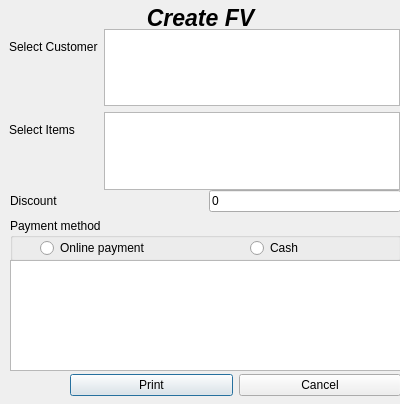
<?xml version="1.0" encoding="UTF-8"?>
<ui version="4.0">
 <class>CreateFVDialog</class>
 <widget class="QDialog" name="CreateFVDialog">
  <property name="geometry">
   <rect>
    <x>0</x>
    <y>0</y>
    <width>400</width>
    <height>404</height>
   </rect>
  </property>
  <property name="windowTitle">
   <string>Dialog</string>
  </property>
  <widget class="QWidget" name="verticalLayoutWidget">
   <property name="geometry">
    <rect>
     <x>0</x>
     <y>0</y>
     <width>401</width>
     <height>35</height>
    </rect>
   </property>
   <layout class="QVBoxLayout" name="verticalLayout">
    <item>
     <widget class="QLabel" name="label">
      <property name="font">
       <font>
        <pointsize>17</pointsize>
        <italic>true</italic>
        <bold>true</bold>
       </font>
      </property>
      <property name="text">
       <string>Create FV</string>
      </property>
      <property name="alignment">
       <set>Qt::AlignCenter</set>
      </property>
     </widget>
    </item>
   </layout>
  </widget>
  <widget class="QWidget" name="gridLayoutWidget">
   <property name="geometry">
    <rect>
     <x>9</x>
     <y>29</y>
     <width>391</width>
     <height>161</height>
    </rect>
   </property>
   <layout class="QGridLayout" name="gridSelCustm">
    <item row="1" column="1">
     <widget class="QListView" name="ListViewItem"/>
    </item>
    <item row="0" column="1">
     <widget class="QListView" name="LstCustomers"/>
    </item>
    <item row="0" column="0">
     <layout class="QVBoxLayout" name="verticalLayout_3">
      <item>
       <widget class="QLabel" name="label_2">
        <property name="text">
         <string>Select Customer</string>
        </property>
       </widget>
      </item>
      <item>
       <widget class="QLabel" name="LblCustErr">
        <property name="palette">
         <palette>
          <active>
           <colorrole role="WindowText">
            <brush brushstyle="SolidPattern">
             <color alpha="255">
              <red>255</red>
              <green>0</green>
              <blue>0</blue>
             </color>
            </brush>
           </colorrole>
           <colorrole role="Button">
            <brush brushstyle="SolidPattern">
             <color alpha="255">
              <red>240</red>
              <green>240</green>
              <blue>240</blue>
             </color>
            </brush>
           </colorrole>
           <colorrole role="Light">
            <brush brushstyle="SolidPattern">
             <color alpha="255">
              <red>255</red>
              <green>255</green>
              <blue>255</blue>
             </color>
            </brush>
           </colorrole>
           <colorrole role="Midlight">
            <brush brushstyle="SolidPattern">
             <color alpha="255">
              <red>227</red>
              <green>227</green>
              <blue>227</blue>
             </color>
            </brush>
           </colorrole>
           <colorrole role="Dark">
            <brush brushstyle="SolidPattern">
             <color alpha="255">
              <red>160</red>
              <green>160</green>
              <blue>160</blue>
             </color>
            </brush>
           </colorrole>
           <colorrole role="Mid">
            <brush brushstyle="SolidPattern">
             <color alpha="255">
              <red>160</red>
              <green>160</green>
              <blue>160</blue>
             </color>
            </brush>
           </colorrole>
           <colorrole role="Text">
            <brush brushstyle="SolidPattern">
             <color alpha="255">
              <red>0</red>
              <green>0</green>
              <blue>0</blue>
             </color>
            </brush>
           </colorrole>
           <colorrole role="BrightText">
            <brush brushstyle="SolidPattern">
             <color alpha="255">
              <red>255</red>
              <green>255</green>
              <blue>255</blue>
             </color>
            </brush>
           </colorrole>
           <colorrole role="ButtonText">
            <brush brushstyle="SolidPattern">
             <color alpha="255">
              <red>0</red>
              <green>0</green>
              <blue>0</blue>
             </color>
            </brush>
           </colorrole>
           <colorrole role="Base">
            <brush brushstyle="SolidPattern">
             <color alpha="255">
              <red>255</red>
              <green>255</green>
              <blue>255</blue>
             </color>
            </brush>
           </colorrole>
           <colorrole role="Window">
            <brush brushstyle="SolidPattern">
             <color alpha="255">
              <red>240</red>
              <green>240</green>
              <blue>240</blue>
             </color>
            </brush>
           </colorrole>
           <colorrole role="Shadow">
            <brush brushstyle="SolidPattern">
             <color alpha="255">
              <red>105</red>
              <green>105</green>
              <blue>105</blue>
             </color>
            </brush>
           </colorrole>
           <colorrole role="Highlight">
            <brush brushstyle="SolidPattern">
             <color alpha="255">
              <red>0</red>
              <green>120</green>
              <blue>215</blue>
             </color>
            </brush>
           </colorrole>
           <colorrole role="HighlightedText">
            <brush brushstyle="SolidPattern">
             <color alpha="255">
              <red>255</red>
              <green>255</green>
              <blue>255</blue>
             </color>
            </brush>
           </colorrole>
           <colorrole role="Link">
            <brush brushstyle="SolidPattern">
             <color alpha="255">
              <red>0</red>
              <green>0</green>
              <blue>255</blue>
             </color>
            </brush>
           </colorrole>
           <colorrole role="LinkVisited">
            <brush brushstyle="SolidPattern">
             <color alpha="255">
              <red>255</red>
              <green>0</green>
              <blue>255</blue>
             </color>
            </brush>
           </colorrole>
           <colorrole role="AlternateBase">
            <brush brushstyle="SolidPattern">
             <color alpha="255">
              <red>245</red>
              <green>245</green>
              <blue>245</blue>
             </color>
            </brush>
           </colorrole>
           <colorrole role="NoRole">
            <brush brushstyle="SolidPattern">
             <color alpha="255">
              <red>0</red>
              <green>0</green>
              <blue>0</blue>
             </color>
            </brush>
           </colorrole>
           <colorrole role="ToolTipBase">
            <brush brushstyle="SolidPattern">
             <color alpha="255">
              <red>255</red>
              <green>255</green>
              <blue>220</blue>
             </color>
            </brush>
           </colorrole>
           <colorrole role="ToolTipText">
            <brush brushstyle="SolidPattern">
             <color alpha="255">
              <red>0</red>
              <green>0</green>
              <blue>0</blue>
             </color>
            </brush>
           </colorrole>
           <colorrole role="PlaceholderText">
            <brush brushstyle="SolidPattern">
             <color alpha="128">
              <red>0</red>
              <green>0</green>
              <blue>0</blue>
             </color>
            </brush>
           </colorrole>
          </active>
          <inactive>
           <colorrole role="WindowText">
            <brush brushstyle="SolidPattern">
             <color alpha="255">
              <red>0</red>
              <green>0</green>
              <blue>0</blue>
             </color>
            </brush>
           </colorrole>
           <colorrole role="Button">
            <brush brushstyle="SolidPattern">
             <color alpha="255">
              <red>240</red>
              <green>240</green>
              <blue>240</blue>
             </color>
            </brush>
           </colorrole>
           <colorrole role="Light">
            <brush brushstyle="SolidPattern">
             <color alpha="255">
              <red>255</red>
              <green>255</green>
              <blue>255</blue>
             </color>
            </brush>
           </colorrole>
           <colorrole role="Midlight">
            <brush brushstyle="SolidPattern">
             <color alpha="255">
              <red>227</red>
              <green>227</green>
              <blue>227</blue>
             </color>
            </brush>
           </colorrole>
           <colorrole role="Dark">
            <brush brushstyle="SolidPattern">
             <color alpha="255">
              <red>160</red>
              <green>160</green>
              <blue>160</blue>
             </color>
            </brush>
           </colorrole>
           <colorrole role="Mid">
            <brush brushstyle="SolidPattern">
             <color alpha="255">
              <red>160</red>
              <green>160</green>
              <blue>160</blue>
             </color>
            </brush>
           </colorrole>
           <colorrole role="Text">
            <brush brushstyle="SolidPattern">
             <color alpha="255">
              <red>0</red>
              <green>0</green>
              <blue>0</blue>
             </color>
            </brush>
           </colorrole>
           <colorrole role="BrightText">
            <brush brushstyle="SolidPattern">
             <color alpha="255">
              <red>255</red>
              <green>255</green>
              <blue>255</blue>
             </color>
            </brush>
           </colorrole>
           <colorrole role="ButtonText">
            <brush brushstyle="SolidPattern">
             <color alpha="255">
              <red>0</red>
              <green>0</green>
              <blue>0</blue>
             </color>
            </brush>
           </colorrole>
           <colorrole role="Base">
            <brush brushstyle="SolidPattern">
             <color alpha="255">
              <red>255</red>
              <green>255</green>
              <blue>255</blue>
             </color>
            </brush>
           </colorrole>
           <colorrole role="Window">
            <brush brushstyle="SolidPattern">
             <color alpha="255">
              <red>240</red>
              <green>240</green>
              <blue>240</blue>
             </color>
            </brush>
           </colorrole>
           <colorrole role="Shadow">
            <brush brushstyle="SolidPattern">
             <color alpha="255">
              <red>105</red>
              <green>105</green>
              <blue>105</blue>
             </color>
            </brush>
           </colorrole>
           <colorrole role="Highlight">
            <brush brushstyle="SolidPattern">
             <color alpha="255">
              <red>240</red>
              <green>240</green>
              <blue>240</blue>
             </color>
            </brush>
           </colorrole>
           <colorrole role="HighlightedText">
            <brush brushstyle="SolidPattern">
             <color alpha="255">
              <red>0</red>
              <green>0</green>
              <blue>0</blue>
             </color>
            </brush>
           </colorrole>
           <colorrole role="Link">
            <brush brushstyle="SolidPattern">
             <color alpha="255">
              <red>0</red>
              <green>0</green>
              <blue>255</blue>
             </color>
            </brush>
           </colorrole>
           <colorrole role="LinkVisited">
            <brush brushstyle="SolidPattern">
             <color alpha="255">
              <red>255</red>
              <green>0</green>
              <blue>255</blue>
             </color>
            </brush>
           </colorrole>
           <colorrole role="AlternateBase">
            <brush brushstyle="SolidPattern">
             <color alpha="255">
              <red>245</red>
              <green>245</green>
              <blue>245</blue>
             </color>
            </brush>
           </colorrole>
           <colorrole role="NoRole">
            <brush brushstyle="NoBrush">
             <color alpha="255">
              <red>0</red>
              <green>0</green>
              <blue>0</blue>
             </color>
            </brush>
           </colorrole>
           <colorrole role="ToolTipBase">
            <brush brushstyle="SolidPattern">
             <color alpha="255">
              <red>255</red>
              <green>255</green>
              <blue>220</blue>
             </color>
            </brush>
           </colorrole>
           <colorrole role="ToolTipText">
            <brush brushstyle="SolidPattern">
             <color alpha="255">
              <red>0</red>
              <green>0</green>
              <blue>0</blue>
             </color>
            </brush>
           </colorrole>
           <colorrole role="PlaceholderText">
            <brush brushstyle="SolidPattern">
             <color alpha="128">
              <red>0</red>
              <green>0</green>
              <blue>0</blue>
             </color>
            </brush>
           </colorrole>
          </inactive>
          <disabled>
           <colorrole role="WindowText">
            <brush brushstyle="SolidPattern">
             <color alpha="255">
              <red>120</red>
              <green>120</green>
              <blue>120</blue>
             </color>
            </brush>
           </colorrole>
           <colorrole role="Button">
            <brush brushstyle="SolidPattern">
             <color alpha="255">
              <red>240</red>
              <green>240</green>
              <blue>240</blue>
             </color>
            </brush>
           </colorrole>
           <colorrole role="Light">
            <brush brushstyle="SolidPattern">
             <color alpha="255">
              <red>255</red>
              <green>255</green>
              <blue>255</blue>
             </color>
            </brush>
           </colorrole>
           <colorrole role="Midlight">
            <brush brushstyle="SolidPattern">
             <color alpha="255">
              <red>247</red>
              <green>247</green>
              <blue>247</blue>
             </color>
            </brush>
           </colorrole>
           <colorrole role="Dark">
            <brush brushstyle="SolidPattern">
             <color alpha="255">
              <red>160</red>
              <green>160</green>
              <blue>160</blue>
             </color>
            </brush>
           </colorrole>
           <colorrole role="Mid">
            <brush brushstyle="SolidPattern">
             <color alpha="255">
              <red>160</red>
              <green>160</green>
              <blue>160</blue>
             </color>
            </brush>
           </colorrole>
           <colorrole role="Text">
            <brush brushstyle="SolidPattern">
             <color alpha="255">
              <red>120</red>
              <green>120</green>
              <blue>120</blue>
             </color>
            </brush>
           </colorrole>
           <colorrole role="BrightText">
            <brush brushstyle="SolidPattern">
             <color alpha="255">
              <red>255</red>
              <green>255</green>
              <blue>255</blue>
             </color>
            </brush>
           </colorrole>
           <colorrole role="ButtonText">
            <brush brushstyle="SolidPattern">
             <color alpha="255">
              <red>120</red>
              <green>120</green>
              <blue>120</blue>
             </color>
            </brush>
           </colorrole>
           <colorrole role="Base">
            <brush brushstyle="SolidPattern">
             <color alpha="255">
              <red>240</red>
              <green>240</green>
              <blue>240</blue>
             </color>
            </brush>
           </colorrole>
           <colorrole role="Window">
            <brush brushstyle="SolidPattern">
             <color alpha="255">
              <red>240</red>
              <green>240</green>
              <blue>240</blue>
             </color>
            </brush>
           </colorrole>
           <colorrole role="Shadow">
            <brush brushstyle="SolidPattern">
             <color alpha="255">
              <red>0</red>
              <green>0</green>
              <blue>0</blue>
             </color>
            </brush>
           </colorrole>
           <colorrole role="Highlight">
            <brush brushstyle="SolidPattern">
             <color alpha="255">
              <red>0</red>
              <green>120</green>
              <blue>215</blue>
             </color>
            </brush>
           </colorrole>
           <colorrole role="HighlightedText">
            <brush brushstyle="SolidPattern">
             <color alpha="255">
              <red>255</red>
              <green>255</green>
              <blue>255</blue>
             </color>
            </brush>
           </colorrole>
           <colorrole role="Link">
            <brush brushstyle="SolidPattern">
             <color alpha="255">
              <red>0</red>
              <green>0</green>
              <blue>255</blue>
             </color>
            </brush>
           </colorrole>
           <colorrole role="LinkVisited">
            <brush brushstyle="SolidPattern">
             <color alpha="255">
              <red>255</red>
              <green>0</green>
              <blue>255</blue>
             </color>
            </brush>
           </colorrole>
           <colorrole role="AlternateBase">
            <brush brushstyle="SolidPattern">
             <color alpha="255">
              <red>245</red>
              <green>245</green>
              <blue>245</blue>
             </color>
            </brush>
           </colorrole>
           <colorrole role="NoRole">
            <brush brushstyle="NoBrush">
             <color alpha="255">
              <red>0</red>
              <green>0</green>
              <blue>0</blue>
             </color>
            </brush>
           </colorrole>
           <colorrole role="ToolTipBase">
            <brush brushstyle="SolidPattern">
             <color alpha="255">
              <red>255</red>
              <green>255</green>
              <blue>220</blue>
             </color>
            </brush>
           </colorrole>
           <colorrole role="ToolTipText">
            <brush brushstyle="SolidPattern">
             <color alpha="255">
              <red>0</red>
              <green>0</green>
              <blue>0</blue>
             </color>
            </brush>
           </colorrole>
           <colorrole role="PlaceholderText">
            <brush brushstyle="SolidPattern">
             <color alpha="128">
              <red>0</red>
              <green>0</green>
              <blue>0</blue>
             </color>
            </brush>
           </colorrole>
          </disabled>
         </palette>
        </property>
        <property name="text">
         <string/>
        </property>
       </widget>
      </item>
     </layout>
    </item>
    <item row="1" column="0">
     <layout class="QVBoxLayout" name="verticalLayout_4">
      <item>
       <widget class="QLabel" name="label_3">
        <property name="text">
         <string>Select Items</string>
        </property>
       </widget>
      </item>
      <item>
       <widget class="QLabel" name="LblItemErr">
        <property name="palette">
         <palette>
          <active>
           <colorrole role="WindowText">
            <brush brushstyle="SolidPattern">
             <color alpha="255">
              <red>255</red>
              <green>0</green>
              <blue>0</blue>
             </color>
            </brush>
           </colorrole>
           <colorrole role="Button">
            <brush brushstyle="SolidPattern">
             <color alpha="255">
              <red>240</red>
              <green>240</green>
              <blue>240</blue>
             </color>
            </brush>
           </colorrole>
           <colorrole role="Light">
            <brush brushstyle="SolidPattern">
             <color alpha="255">
              <red>255</red>
              <green>255</green>
              <blue>255</blue>
             </color>
            </brush>
           </colorrole>
           <colorrole role="Midlight">
            <brush brushstyle="SolidPattern">
             <color alpha="255">
              <red>227</red>
              <green>227</green>
              <blue>227</blue>
             </color>
            </brush>
           </colorrole>
           <colorrole role="Dark">
            <brush brushstyle="SolidPattern">
             <color alpha="255">
              <red>160</red>
              <green>160</green>
              <blue>160</blue>
             </color>
            </brush>
           </colorrole>
           <colorrole role="Mid">
            <brush brushstyle="SolidPattern">
             <color alpha="255">
              <red>160</red>
              <green>160</green>
              <blue>160</blue>
             </color>
            </brush>
           </colorrole>
           <colorrole role="Text">
            <brush brushstyle="SolidPattern">
             <color alpha="255">
              <red>255</red>
              <green>0</green>
              <blue>0</blue>
             </color>
            </brush>
           </colorrole>
           <colorrole role="BrightText">
            <brush brushstyle="SolidPattern">
             <color alpha="255">
              <red>255</red>
              <green>255</green>
              <blue>255</blue>
             </color>
            </brush>
           </colorrole>
           <colorrole role="ButtonText">
            <brush brushstyle="SolidPattern">
             <color alpha="255">
              <red>255</red>
              <green>0</green>
              <blue>0</blue>
             </color>
            </brush>
           </colorrole>
           <colorrole role="Base">
            <brush brushstyle="SolidPattern">
             <color alpha="255">
              <red>255</red>
              <green>255</green>
              <blue>255</blue>
             </color>
            </brush>
           </colorrole>
           <colorrole role="Window">
            <brush brushstyle="SolidPattern">
             <color alpha="255">
              <red>240</red>
              <green>240</green>
              <blue>240</blue>
             </color>
            </brush>
           </colorrole>
           <colorrole role="Shadow">
            <brush brushstyle="SolidPattern">
             <color alpha="255">
              <red>105</red>
              <green>105</green>
              <blue>105</blue>
             </color>
            </brush>
           </colorrole>
           <colorrole role="Highlight">
            <brush brushstyle="SolidPattern">
             <color alpha="255">
              <red>0</red>
              <green>120</green>
              <blue>215</blue>
             </color>
            </brush>
           </colorrole>
           <colorrole role="HighlightedText">
            <brush brushstyle="SolidPattern">
             <color alpha="255">
              <red>255</red>
              <green>255</green>
              <blue>255</blue>
             </color>
            </brush>
           </colorrole>
           <colorrole role="Link">
            <brush brushstyle="SolidPattern">
             <color alpha="255">
              <red>0</red>
              <green>0</green>
              <blue>255</blue>
             </color>
            </brush>
           </colorrole>
           <colorrole role="LinkVisited">
            <brush brushstyle="SolidPattern">
             <color alpha="255">
              <red>255</red>
              <green>0</green>
              <blue>255</blue>
             </color>
            </brush>
           </colorrole>
           <colorrole role="AlternateBase">
            <brush brushstyle="SolidPattern">
             <color alpha="255">
              <red>245</red>
              <green>245</green>
              <blue>245</blue>
             </color>
            </brush>
           </colorrole>
           <colorrole role="NoRole">
            <brush brushstyle="SolidPattern">
             <color alpha="255">
              <red>0</red>
              <green>0</green>
              <blue>0</blue>
             </color>
            </brush>
           </colorrole>
           <colorrole role="ToolTipBase">
            <brush brushstyle="SolidPattern">
             <color alpha="255">
              <red>255</red>
              <green>255</green>
              <blue>220</blue>
             </color>
            </brush>
           </colorrole>
           <colorrole role="ToolTipText">
            <brush brushstyle="SolidPattern">
             <color alpha="255">
              <red>0</red>
              <green>0</green>
              <blue>0</blue>
             </color>
            </brush>
           </colorrole>
           <colorrole role="PlaceholderText">
            <brush brushstyle="SolidPattern">
             <color alpha="128">
              <red>0</red>
              <green>0</green>
              <blue>0</blue>
             </color>
            </brush>
           </colorrole>
          </active>
          <inactive>
           <colorrole role="WindowText">
            <brush brushstyle="SolidPattern">
             <color alpha="255">
              <red>0</red>
              <green>0</green>
              <blue>0</blue>
             </color>
            </brush>
           </colorrole>
           <colorrole role="Button">
            <brush brushstyle="SolidPattern">
             <color alpha="255">
              <red>240</red>
              <green>240</green>
              <blue>240</blue>
             </color>
            </brush>
           </colorrole>
           <colorrole role="Light">
            <brush brushstyle="SolidPattern">
             <color alpha="255">
              <red>255</red>
              <green>255</green>
              <blue>255</blue>
             </color>
            </brush>
           </colorrole>
           <colorrole role="Midlight">
            <brush brushstyle="SolidPattern">
             <color alpha="255">
              <red>227</red>
              <green>227</green>
              <blue>227</blue>
             </color>
            </brush>
           </colorrole>
           <colorrole role="Dark">
            <brush brushstyle="SolidPattern">
             <color alpha="255">
              <red>160</red>
              <green>160</green>
              <blue>160</blue>
             </color>
            </brush>
           </colorrole>
           <colorrole role="Mid">
            <brush brushstyle="SolidPattern">
             <color alpha="255">
              <red>160</red>
              <green>160</green>
              <blue>160</blue>
             </color>
            </brush>
           </colorrole>
           <colorrole role="Text">
            <brush brushstyle="SolidPattern">
             <color alpha="255">
              <red>0</red>
              <green>0</green>
              <blue>0</blue>
             </color>
            </brush>
           </colorrole>
           <colorrole role="BrightText">
            <brush brushstyle="SolidPattern">
             <color alpha="255">
              <red>255</red>
              <green>255</green>
              <blue>255</blue>
             </color>
            </brush>
           </colorrole>
           <colorrole role="ButtonText">
            <brush brushstyle="SolidPattern">
             <color alpha="255">
              <red>0</red>
              <green>0</green>
              <blue>0</blue>
             </color>
            </brush>
           </colorrole>
           <colorrole role="Base">
            <brush brushstyle="SolidPattern">
             <color alpha="255">
              <red>255</red>
              <green>255</green>
              <blue>255</blue>
             </color>
            </brush>
           </colorrole>
           <colorrole role="Window">
            <brush brushstyle="SolidPattern">
             <color alpha="255">
              <red>240</red>
              <green>240</green>
              <blue>240</blue>
             </color>
            </brush>
           </colorrole>
           <colorrole role="Shadow">
            <brush brushstyle="SolidPattern">
             <color alpha="255">
              <red>105</red>
              <green>105</green>
              <blue>105</blue>
             </color>
            </brush>
           </colorrole>
           <colorrole role="Highlight">
            <brush brushstyle="SolidPattern">
             <color alpha="255">
              <red>240</red>
              <green>240</green>
              <blue>240</blue>
             </color>
            </brush>
           </colorrole>
           <colorrole role="HighlightedText">
            <brush brushstyle="SolidPattern">
             <color alpha="255">
              <red>0</red>
              <green>0</green>
              <blue>0</blue>
             </color>
            </brush>
           </colorrole>
           <colorrole role="Link">
            <brush brushstyle="SolidPattern">
             <color alpha="255">
              <red>0</red>
              <green>0</green>
              <blue>255</blue>
             </color>
            </brush>
           </colorrole>
           <colorrole role="LinkVisited">
            <brush brushstyle="SolidPattern">
             <color alpha="255">
              <red>255</red>
              <green>0</green>
              <blue>255</blue>
             </color>
            </brush>
           </colorrole>
           <colorrole role="AlternateBase">
            <brush brushstyle="SolidPattern">
             <color alpha="255">
              <red>245</red>
              <green>245</green>
              <blue>245</blue>
             </color>
            </brush>
           </colorrole>
           <colorrole role="NoRole">
            <brush brushstyle="NoBrush">
             <color alpha="255">
              <red>0</red>
              <green>0</green>
              <blue>0</blue>
             </color>
            </brush>
           </colorrole>
           <colorrole role="ToolTipBase">
            <brush brushstyle="SolidPattern">
             <color alpha="255">
              <red>255</red>
              <green>255</green>
              <blue>220</blue>
             </color>
            </brush>
           </colorrole>
           <colorrole role="ToolTipText">
            <brush brushstyle="SolidPattern">
             <color alpha="255">
              <red>0</red>
              <green>0</green>
              <blue>0</blue>
             </color>
            </brush>
           </colorrole>
           <colorrole role="PlaceholderText">
            <brush brushstyle="SolidPattern">
             <color alpha="128">
              <red>0</red>
              <green>0</green>
              <blue>0</blue>
             </color>
            </brush>
           </colorrole>
          </inactive>
          <disabled>
           <colorrole role="WindowText">
            <brush brushstyle="SolidPattern">
             <color alpha="255">
              <red>120</red>
              <green>120</green>
              <blue>120</blue>
             </color>
            </brush>
           </colorrole>
           <colorrole role="Button">
            <brush brushstyle="SolidPattern">
             <color alpha="255">
              <red>240</red>
              <green>240</green>
              <blue>240</blue>
             </color>
            </brush>
           </colorrole>
           <colorrole role="Light">
            <brush brushstyle="SolidPattern">
             <color alpha="255">
              <red>255</red>
              <green>255</green>
              <blue>255</blue>
             </color>
            </brush>
           </colorrole>
           <colorrole role="Midlight">
            <brush brushstyle="SolidPattern">
             <color alpha="255">
              <red>247</red>
              <green>247</green>
              <blue>247</blue>
             </color>
            </brush>
           </colorrole>
           <colorrole role="Dark">
            <brush brushstyle="SolidPattern">
             <color alpha="255">
              <red>160</red>
              <green>160</green>
              <blue>160</blue>
             </color>
            </brush>
           </colorrole>
           <colorrole role="Mid">
            <brush brushstyle="SolidPattern">
             <color alpha="255">
              <red>160</red>
              <green>160</green>
              <blue>160</blue>
             </color>
            </brush>
           </colorrole>
           <colorrole role="Text">
            <brush brushstyle="SolidPattern">
             <color alpha="255">
              <red>120</red>
              <green>120</green>
              <blue>120</blue>
             </color>
            </brush>
           </colorrole>
           <colorrole role="BrightText">
            <brush brushstyle="SolidPattern">
             <color alpha="255">
              <red>255</red>
              <green>255</green>
              <blue>255</blue>
             </color>
            </brush>
           </colorrole>
           <colorrole role="ButtonText">
            <brush brushstyle="SolidPattern">
             <color alpha="255">
              <red>120</red>
              <green>120</green>
              <blue>120</blue>
             </color>
            </brush>
           </colorrole>
           <colorrole role="Base">
            <brush brushstyle="SolidPattern">
             <color alpha="255">
              <red>240</red>
              <green>240</green>
              <blue>240</blue>
             </color>
            </brush>
           </colorrole>
           <colorrole role="Window">
            <brush brushstyle="SolidPattern">
             <color alpha="255">
              <red>240</red>
              <green>240</green>
              <blue>240</blue>
             </color>
            </brush>
           </colorrole>
           <colorrole role="Shadow">
            <brush brushstyle="SolidPattern">
             <color alpha="255">
              <red>0</red>
              <green>0</green>
              <blue>0</blue>
             </color>
            </brush>
           </colorrole>
           <colorrole role="Highlight">
            <brush brushstyle="SolidPattern">
             <color alpha="255">
              <red>0</red>
              <green>120</green>
              <blue>215</blue>
             </color>
            </brush>
           </colorrole>
           <colorrole role="HighlightedText">
            <brush brushstyle="SolidPattern">
             <color alpha="255">
              <red>255</red>
              <green>255</green>
              <blue>255</blue>
             </color>
            </brush>
           </colorrole>
           <colorrole role="Link">
            <brush brushstyle="SolidPattern">
             <color alpha="255">
              <red>0</red>
              <green>0</green>
              <blue>255</blue>
             </color>
            </brush>
           </colorrole>
           <colorrole role="LinkVisited">
            <brush brushstyle="SolidPattern">
             <color alpha="255">
              <red>255</red>
              <green>0</green>
              <blue>255</blue>
             </color>
            </brush>
           </colorrole>
           <colorrole role="AlternateBase">
            <brush brushstyle="SolidPattern">
             <color alpha="255">
              <red>245</red>
              <green>245</green>
              <blue>245</blue>
             </color>
            </brush>
           </colorrole>
           <colorrole role="NoRole">
            <brush brushstyle="NoBrush">
             <color alpha="255">
              <red>0</red>
              <green>0</green>
              <blue>0</blue>
             </color>
            </brush>
           </colorrole>
           <colorrole role="ToolTipBase">
            <brush brushstyle="SolidPattern">
             <color alpha="255">
              <red>255</red>
              <green>255</green>
              <blue>220</blue>
             </color>
            </brush>
           </colorrole>
           <colorrole role="ToolTipText">
            <brush brushstyle="SolidPattern">
             <color alpha="255">
              <red>0</red>
              <green>0</green>
              <blue>0</blue>
             </color>
            </brush>
           </colorrole>
           <colorrole role="PlaceholderText">
            <brush brushstyle="SolidPattern">
             <color alpha="128">
              <red>0</red>
              <green>0</green>
              <blue>0</blue>
             </color>
            </brush>
           </colorrole>
          </disabled>
         </palette>
        </property>
        <property name="text">
         <string/>
        </property>
       </widget>
      </item>
     </layout>
    </item>
   </layout>
  </widget>
  <widget class="QWidget" name="gridLayoutWidget_2">
   <property name="geometry">
    <rect>
     <x>10</x>
     <y>190</y>
     <width>391</width>
     <height>71</height>
    </rect>
   </property>
   <layout class="QGridLayout" name="gridLayout">
    <item row="0" column="0">
     <widget class="QLabel" name="label_4">
      <property name="text">
       <string>Discount</string>
      </property>
     </widget>
    </item>
    <item row="0" column="1">
     <widget class="QLineEdit" name="LblDiscount">
      <property name="sizePolicy">
       <sizepolicy hsizetype="Minimum" vsizetype="Fixed">
        <horstretch>0</horstretch>
        <verstretch>0</verstretch>
       </sizepolicy>
      </property>
      <property name="text">
       <string>0</string>
      </property>
     </widget>
    </item>
    <item row="1" column="0" colspan="2">
     <widget class="QGroupBox" name="groupBox">
      <property name="title">
       <string>Payment method</string>
      </property>
      <widget class="QRadioButton" name="RdBtnOnline">
       <property name="geometry">
        <rect>
         <x>30</x>
         <y>20</y>
         <width>131</width>
         <height>20</height>
        </rect>
       </property>
       <property name="text">
        <string>Online payment</string>
       </property>
      </widget>
      <widget class="QRadioButton" name="rdBtnCash">
       <property name="geometry">
        <rect>
         <x>240</x>
         <y>20</y>
         <width>111</width>
         <height>20</height>
        </rect>
       </property>
       <property name="text">
        <string>Cash</string>
       </property>
      </widget>
     </widget>
    </item>
   </layout>
  </widget>
  <widget class="QWidget" name="verticalLayoutWidget_2">
   <property name="geometry">
    <rect>
     <x>10</x>
     <y>260</y>
     <width>391</width>
     <height>111</height>
    </rect>
   </property>
   <layout class="QVBoxLayout" name="verticalLayout_2">
    <item>
     <widget class="QTableView" name="tableView"/>
    </item>
   </layout>
  </widget>
  <widget class="QWidget" name="horizontalLayoutWidget">
   <property name="geometry">
    <rect>
     <x>70</x>
     <y>370</y>
     <width>331</width>
     <height>31</height>
    </rect>
   </property>
   <layout class="QHBoxLayout" name="horizontalLayout">
    <item>
     <widget class="QPushButton" name="pushButton">
      <property name="text">
       <string>Print</string>
      </property>
     </widget>
    </item>
    <item>
     <widget class="QPushButton" name="pushButton_2">
      <property name="text">
       <string>Cancel</string>
      </property>
     </widget>
    </item>
   </layout>
  </widget>
 </widget>
 <resources/>
 <connections/>
</ui>
